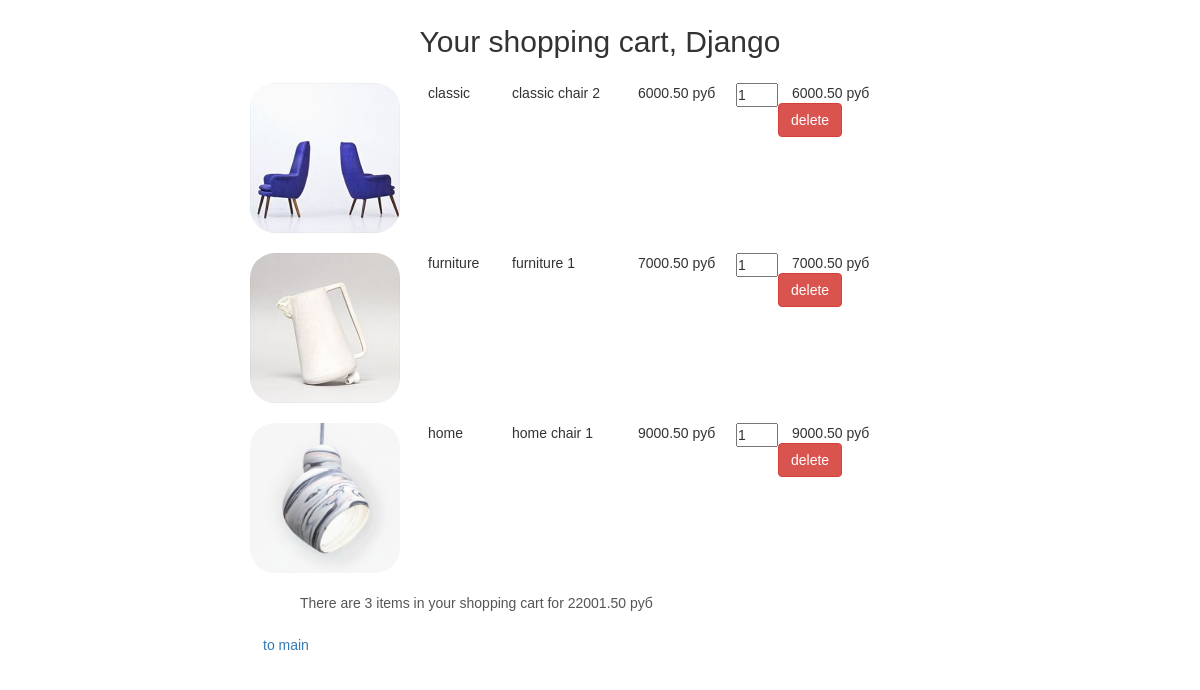
The page /basket/ (signed in) on the database as committed earlier.
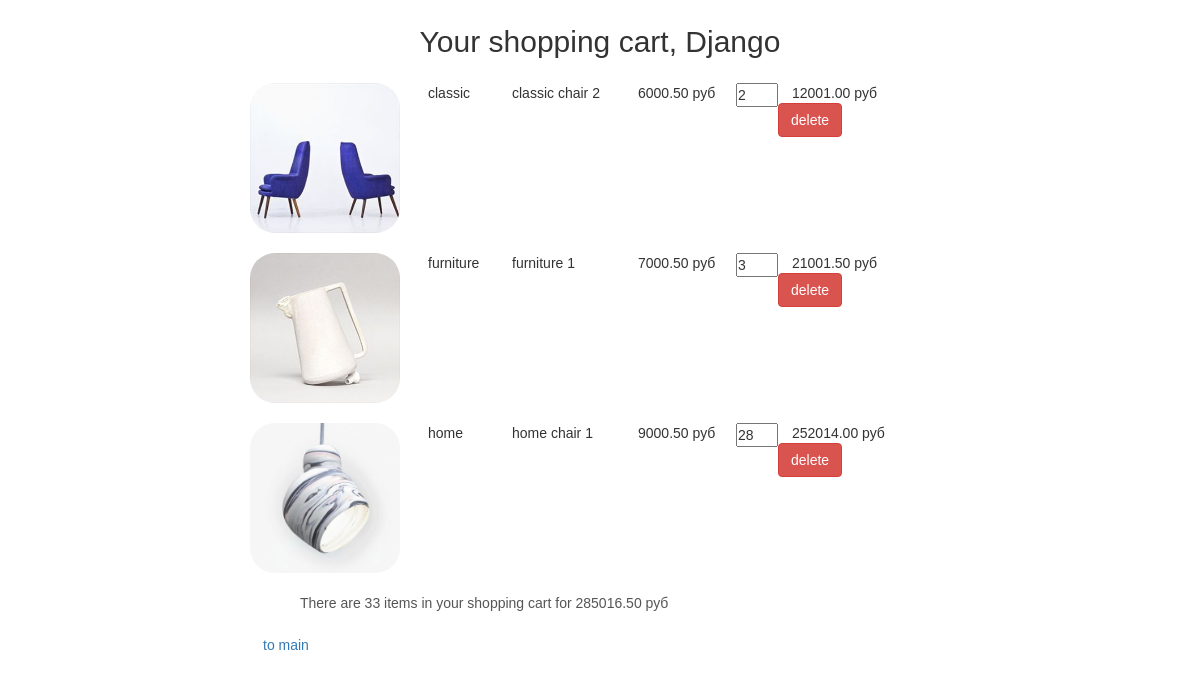
The same page on the database as committed later.
### basketapp/models.py (models this page shows)
class Basket(models.Model):
    user = models.ForeignKey(settings.AUTH_USER_MODEL, on_delete=models.CASCADE, related_name='basket')
    product = models.ForeignKey(Product, on_delete=models.CASCADE)
    quantity = models.PositiveIntegerField(verbose_name='quantity', default=0)
    add_datetime = models.DateTimeField(verbose_name='Time', auto_now_add=True)
    @property
    def product_cost(self):
        return self.product.price * self.quantity
    @property
    def total_quantity(self):
        return sum([el.quantity for el in self.user.basket.all()])
    @property
    def total_cost(self):
        return sum([el.product_cost for el in self.user.basket.all()])

### mainapp/models.py (models this page shows, shortened)
class Product(models.Model):
    category = models.ForeignKey(ProductCategory, on_delete=models.CASCADE)
    name = models.CharField(verbose_name="Product name", max_length=64)
    image = models.ImageField(verbose_name="Product image", upload_to="product_images",blank=True)
    shortdesc = models.TextField(verbose_name="Short products description", blank=True, max_length=64)
    description = models.TextField(verbose_name="Product description", blank=True, max_length=128)
    price = models.DecimalField(verbose_name="Price", max_digits=8, decimal_places=2, default=0)
    quantity = models.PositiveIntegerField(verbose_name="Quantity", default=0)
    is_active = models.BooleanField(verbose_name="active", default=True)

class ProductCategory(models.Model):
    name = models.CharField(verbose_name="name", max_length=64, unique=True)
    description = models.TextField(verbose_name="description", blank=True, max_length=128)
    is_active = models.BooleanField(verbose_name="active", default=True)

### authapp/models.py (models this page shows)
class ShopUser(AbstractUser):
    avatar = models.ImageField(upload_to='user_avatars', blank=True)
    age = models.PositiveIntegerField(verbose_name='Age')

### basketapp/views.py (the view)
# urls.py: path('', basketapp.index, name='index'),
@login_required
def index(request):
    context = {
        'page_title': 'Basket',
        'basket': get_basket(request),
    }
    return render(request, 'basketapp/index.html', context)

### mainapp/views.py (called while the page is built)
def get_basket(request):
    if request.user.is_authenticated:
        return request.user.basket.all().order_by('product__category')
    else:
        return []

### basketapp/templates/basketapp/index.html
{% extends 'basketapp/base.html' %}
{% load static %}
{% block container %}
    <div class="basket-list">
{% include 'basketapp/includes/inc_basket_list.html' %}
    </div>
{% endblock %}

### basketapp/templates/basketapp/includes/inc_basket_list.html
{% load static %}
    {% for item in basket %}
            <div class="basket_record">
                <img src="/media/{{ item.product.image }}" alt="{{ item.product.short_desc }}">
                <span class="category_name">{{ item.product.category.name }}</span>
                <span class="product_name">{{ item.product.name }}</span>
                <span class="product_price">{{ item.product.price }}&nbspруб</span>
                <input type="number" name="{{ item.pk }}" min="0" value="{{ item.quantity }}">
                <span class="product_cost">{{ item.product_cost }}&nbspруб</span>
                <a href="{% url 'basket:delete' item.pk %}" class="btn btn-danger">
                    delete
                </a>
            </div>
    {% endfor %}
        {% if basket %}
            <div class="basket_summary">
                There are {{ basket.0.total_quantity }} items in your shopping cart for
                {{ basket.0.total_cost }} руб
            </div>
        {% endif %}
        <a href="{% url 'main:index' %}" class="btn btn-round">
            to main
        </a>

Rows that differ between the two databases and show on the page:
changed Basket "classic": quantity "1" → "2"; product_cost "6000.50" → "12001.00"; user+quantity "3" → "33"; user+product+quantity "22001.50" → "285016.50"
changed Basket "furniture": quantity "1" → "3"; product_cost "7000.50" → "21001.50"
changed Basket "home": quantity "1" → "28"; product_cost "9000.50" → "252014.00"
